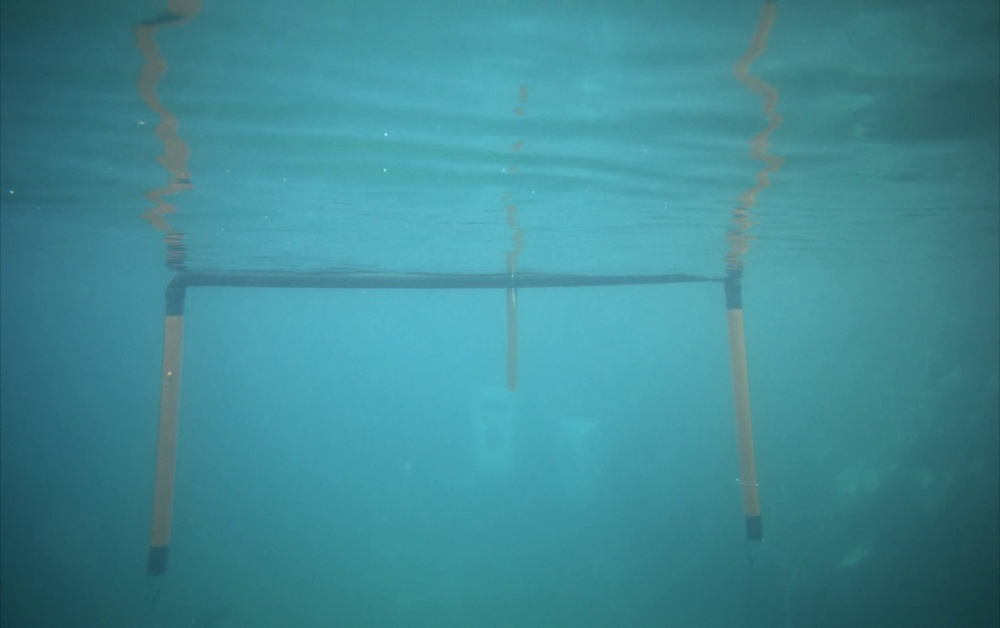
#> input picture AUV first task - with Vortex/Image Processing Task/input.jpg, 1000 x 628 px, shrunk from 1720 x 1080 before the run
$ python 'image_processing_(ahmed_tarek_heba_abdelkader_).py'
#> lines starting #> are read from the running program, lines starting #| are printed output that depends on the picture; after the words box and inside, x2 and y2 are one past the last pixel; in counts of white or black regions, pixels touching at a corner belong together
# -*- coding: utf-8 -*-
"""Image Processing (Ahmed Tarek - Heba Abdelkader ).ipynb

Automatically generated by Colaboratory.

Original file is located at
    https://colab.research.google.com/drive/1UvYT5tVXMhT5y8lAhbwsc4CHpj4Rd1Xp

## VORTEX AUV Competiton
# Project Number 1
Image Processing (GATE)
Ahmed Tarek - Heba ABdelkader
"""

import numpy as np
import cv2
from matplotlib import pyplot as plt
from PIL import Image, ImageFilter , ImageEnhance
import math
factor = 1.9 #Brightness Factor
img = cv2.imread('input.jpg') #Reading The Image  #path of The Image
#> img is the input picture: shape (628, 1000, 3); mean B, G, R 148.6, 138.2, 63.7
im = Image.fromarray(np.uint8(img)) #Passing ndarray to Image.fromarray() to obtain PIL.Image
br_enhancer = ImageEnhance.Brightness(im) #Adjusting Brightness
im_output = br_enhancer.enhance(factor)#Adjusting Brightness
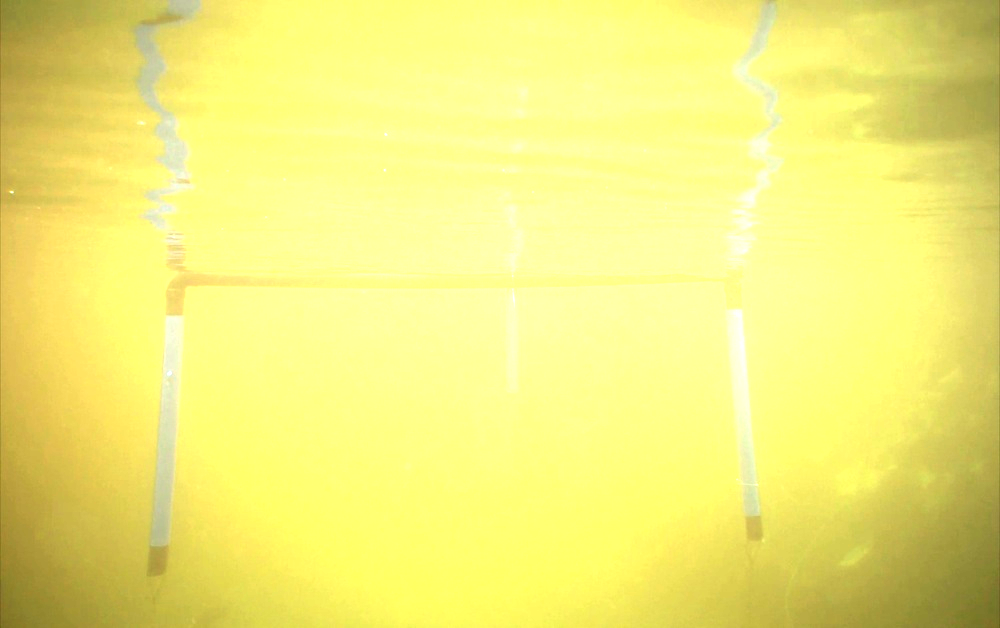
#> im_output: PIL image 1000x628 RGB; mean R, G, B 241.5, 236, 120.5
co_enhancer = ImageEnhance.Contrast(im_output)# enhancer for adjusting contrast
factor = 1.5 #increase constrast
im_output = co_enhancer.enhance(factor)# enhancer for adjusting sharpening
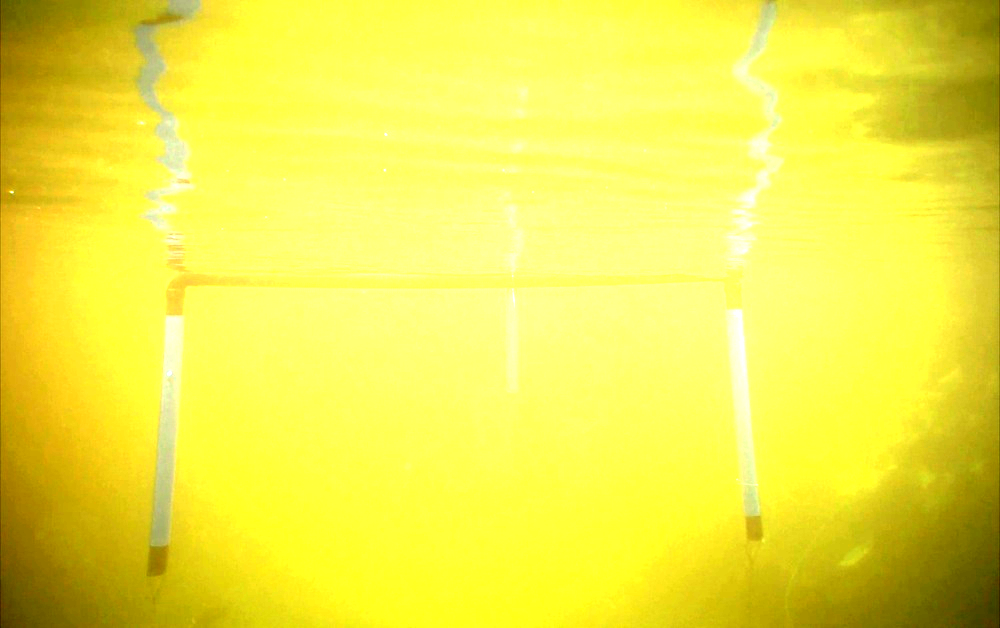
#> im_output: PIL image 1000x628 RGB; mean R, G, B 239.4, 232.4, 70
sh_enhancer = ImageEnhance.Sharpness(im_output) #adjusting sharpening
factor = 5 #increase  sharpness
im_output = sh_enhancer.enhance(factor)#increase  sharpness
processed_image =  np.asarray(im_output)
r, g, b = cv2.split(processed_image) # splitting the image into different channels  #b is the best choice for underwater images
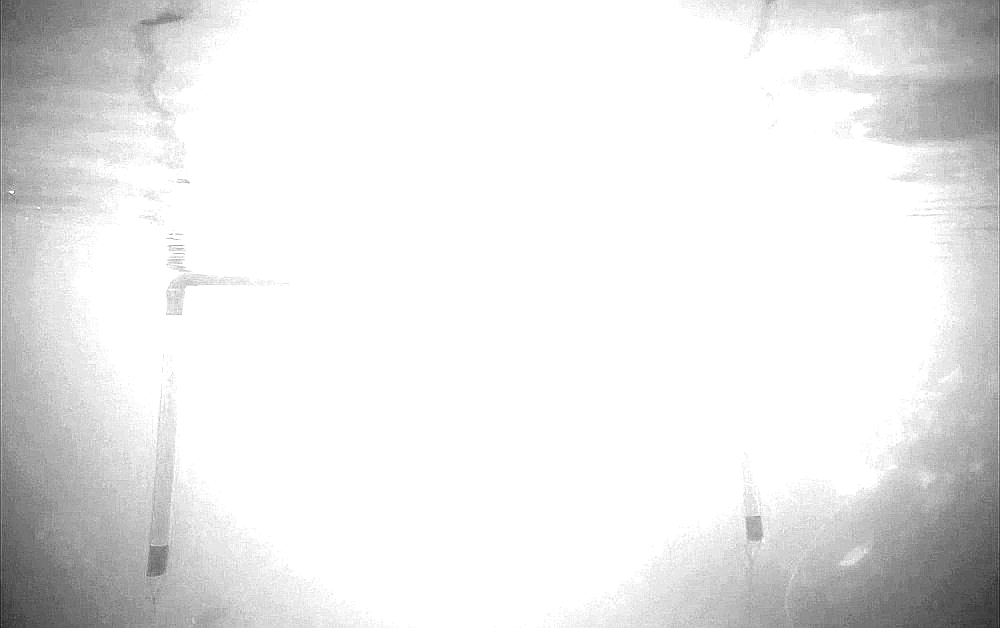
#> g: shape (628, 1000); min 27, max 255, mean 232.4
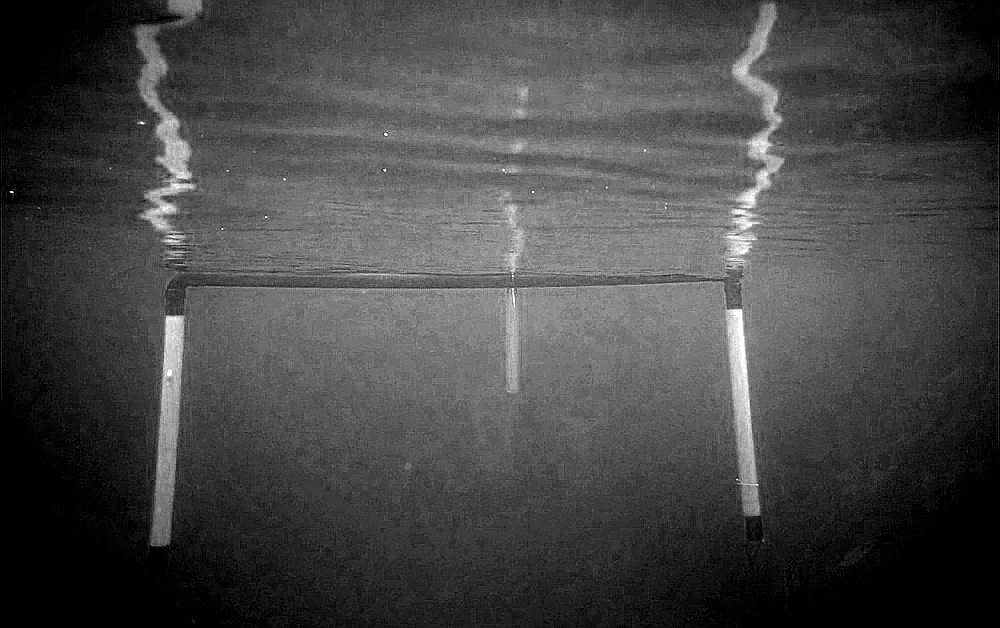
#> b: shape (628, 1000); min 0, max 255, mean 70.1
_ , img_binary = cv2.threshold(b,150, 255, cv2.THRESH_BINARY) #converting the pixels with values between 150 to 255 to white color
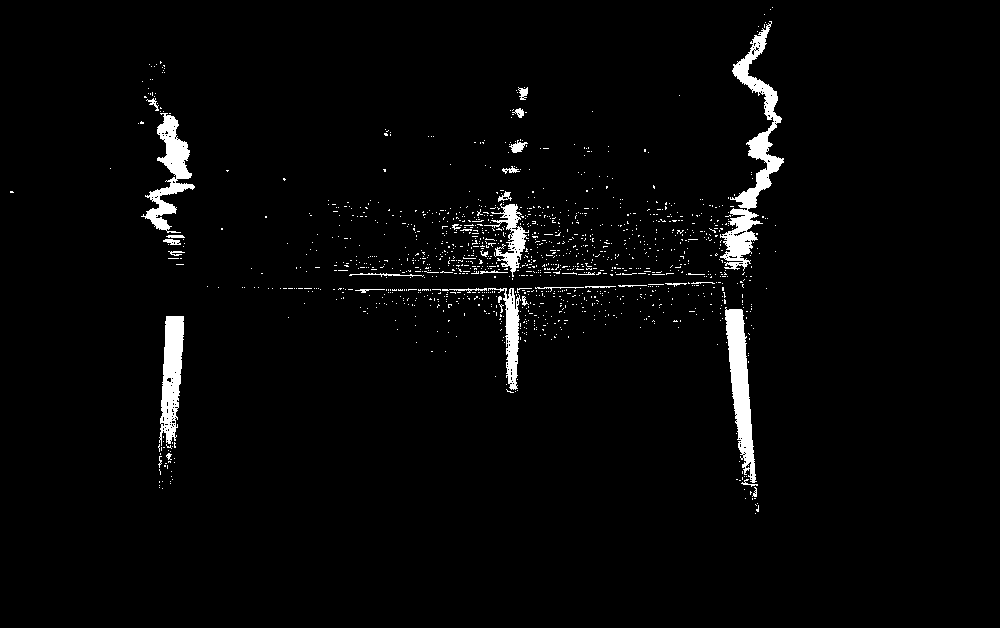
#> img_binary: shape (628, 1000); 2.8% white; 1306 white regions (1271 under 20 px), largest, box (x1, y1, x2, y2) and area: (720, 21, 784, 271) 3939, (725, 307, 757, 483) 2631, (141, 113, 195, 233) 2142
new_image = cv2.medianBlur(img_binary, 3)# using median filter
#> new_image: shape (628, 1000); 2.3% white; 167 white regions (143 under 20 px), largest, box (x1, y1, x2, y2) and area: (721, 24, 784, 269) 4012, (725, 309, 757, 486) 2664, (142, 113, 195, 233) 2145
edges = cv2.Canny(new_image,10,10) # applying canny edges
#> edges: shape (628, 1000); 0.61% white in thin lines or dots, all inside (x1, y1, x2, y2) = (140, 21, 784, 512)
edges = cv2.dilate(edges, None)
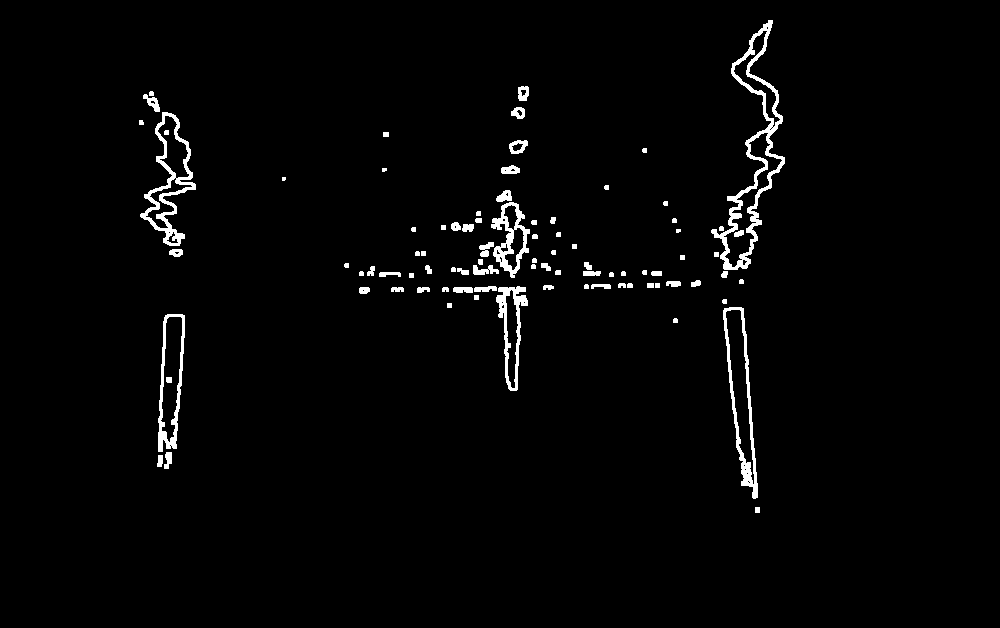
#> edges: shape (628, 1000); 2.1% white; 88 white regions (3 under 20 px)
contours, hierarchy = cv2.findContours(edges,cv2.RETR_TREE,cv2.CHAIN_APPROX_NONE) #Detection Contors and hierarchy
#> contours = 128 contours, 68 with area under 20; largest, box (x1, y1, x2, y2) and area: (711, 20, 785, 270) 5188, (723, 307, 758, 499) 3234, (140, 112, 196, 246) 2932, (158, 314, 185, 452) 2594, (725, 309, 755, 485) 2172
circles = []
min_x = 0
min_y = 0
max_x = 0
max_y = 0

for iteration, contour in enumerate(contours):  # Find bounding rectangles
    area = cv2.contourArea(contour)
    if  area > 50 and area < 99999999999:
      x,y,w,h = cv2.boundingRect(contour)

      if (min_x == 0 and min_y == 0 and max_x == 0 and max_y == 0 ):
        min_x = x
        min_y = y
        max_x = x + w
        max_y = y + h
      if min_x > x:
        min_x = x
      if min_y > y:
        min_y = y
      if max_x < ( x + w ):
        max_x = x + w
      if max_y < ( y + h ):
        max_y = y + h
#> this loop made 128 passes
#> (area, x, y, w, h, min_x, min_y, max_x) on pass 3: (73.5, 164, 452, 8, 17, 164, 452, 172)
#> (area, x, y, w, h, min_x, min_y, max_x) on pass 5: (2594, 158, 314, 27, 138, 158, 314, 185)
#> after the loop, max_x = 785; max_y = 499; min_x = 140; min_y = 20

mid_min_y = min_y
#> mid_min_y = 20
mid_max_y = max_y
#> mid_max_y = 499
width_thrid = (max_x - min_x)/3
#> width_thrid = 215
idx1 = min_x + width_thrid
#> idx1 = 355
idx2 = max_x - width_thrid
#> idx2 = 570
mid_min_x = min_x
#> mid_min_x = 140
mid_max_x = max_x
#> mid_max_x = 785
for iteration, contour in enumerate(contours):# Find bounding rectangles
    x,y,w,h = cv2.boundingRect(contour)
    if x > idx1 and x < idx2:
      if mid_min_y < y:
        mid_min_y = y
        mid_min_x = x
      if mid_max_y > ( y + h ):
        mid_max_y = y + h
        mid_max_x = x
#> this loop made 128 passes
#> (x, y, w, h, mid_min_y, mid_min_x, mid_max_y, mid_max_x) on pass 16: (447, 303, 5, 5, 303, 447, 308, 447)
#> (contour, x, y, w, h, mid_max_y, mid_max_x) on pass 55: ([[487, 269], [488, 268], [489, 269], [488, 270]], 487, 268, 3, 3, 271, 487)
#> after the loop, mid_max_x = 520; mid_max_y = 97; mid_min_x = 501; mid_min_y = 304
cv2.rectangle(img,(int(min_x),int(min_y)),(int(mid_min_x),int(max(max_y,mid_max_y))),(255,0,0),20)

p1=[int(min_x),int(min_y)]
#> p1 = [140, 20]
p2=[mid_max_x,mid_max_y]
#> p2 = [520, 97]
gate1_width = math.sqrt( ((p1[0]-p2[0])**2)+((p1[1]-p2[1])**2) )
#> gate1_width = 387.7
p1=[mid_min_x,mid_min_y]
#> p1 = [501, 304]
p2=[int(max_x),int(max_y)]
#> p2 = [785, 499]
gate2_width = math.sqrt( ((p1[0]-p2[0])**2)+((p1[1]-p2[1])**2) )
#> gate2_width = 344.5
if (gate1_width > gate2_width):
    cv2.putText(img, 'Wide Gate', (int(min_x),int(min_y)+20), cv2.FONT_HERSHEY_SIMPLEX, 0.9, (36,255,12), 2)
    cv2.rectangle(img,(int(mid_max_x),int(min(mid_min_y,min_y))),(int(max_x),int(max_y)),(0,255,0),20)
    cv2.putText(img, 'Narrow Gate', (int(mid_max_x),int(min(mid_min_y,min_y)+20)), cv2.FONT_HERSHEY_SIMPLEX, 0.9, (255,0,0), 2)
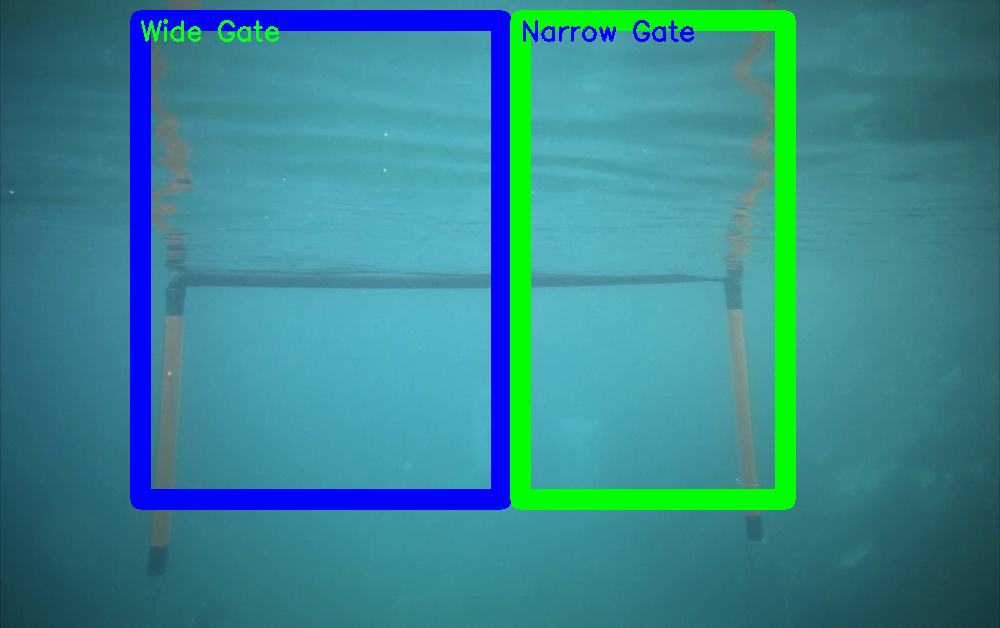
#> img: shape (628, 1000, 3); mean B, G, R 146, 135.3, 56.3
else:
    cv2.putText(img, 'Narrow Gate', (int(min_x),int(min_y)+20), cv2.FONT_HERSHEY_SIMPLEX, 0.9, (36,255,12), 2)
    cv2.rectangle(img,(int(mid_max_x),int(min(mid_min_y,min_y))),(int(max_x),int(max_y)),(0,255,0),20)
    cv2.putText(img, 'Wide Gate', (int(mid_max_x),int(min(mid_min_y,min_y)+20)), cv2.FONT_HERSHEY_SIMPLEX, 0.9, (255,0,0), 2)

plt.figure(figsize=(11,6))
plt.subplot(121), plt.imshow(edges, cmap = 'gray'),plt.title('contour')
plt.xticks([]), plt.yticks([])
plt.subplot(122), plt.imshow(img),plt.title('Detected Gate')
plt.xticks([]), plt.yticks([])
plt.show()
#> figure, not shown here; B, G, R data is drawn as R, G, B
cv2.imwrite("Detected_Gates.jpg",img)

print("You got an output For Detected_Gate as an OUTPUT 'Detected_Gate.jpg' ")
#if it's Working on IDE
#cv2.imshow("Edges",edges)
#cv2.imshow("Detected Gates",img)
#cv2.waitKey()
